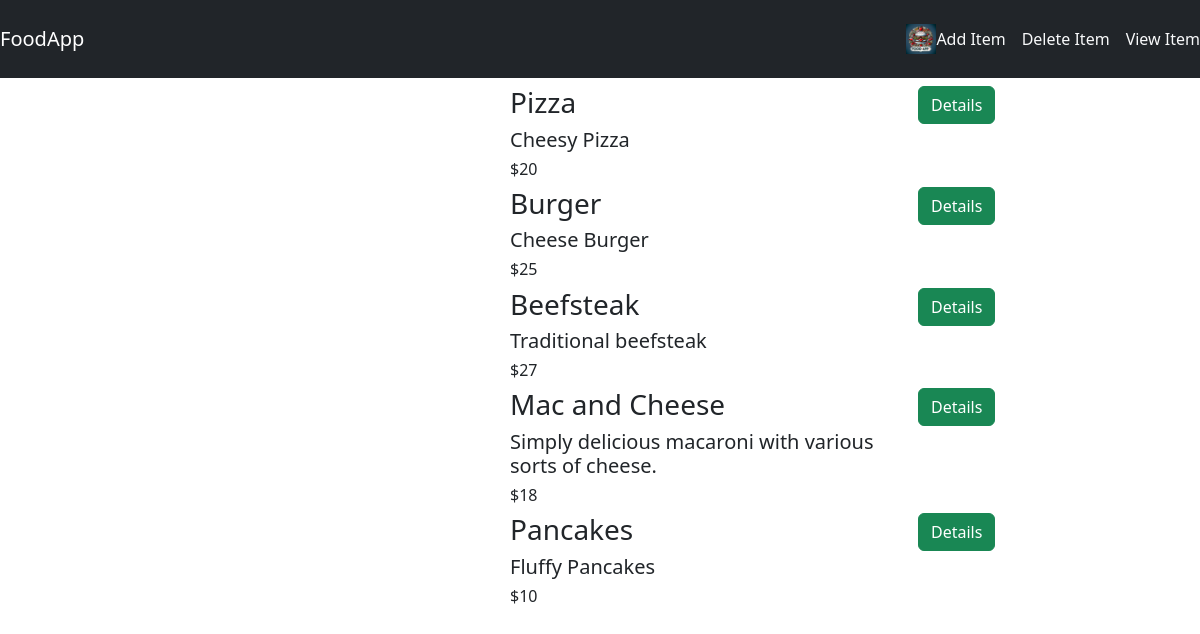
The page /food/ on the database as committed earlier.
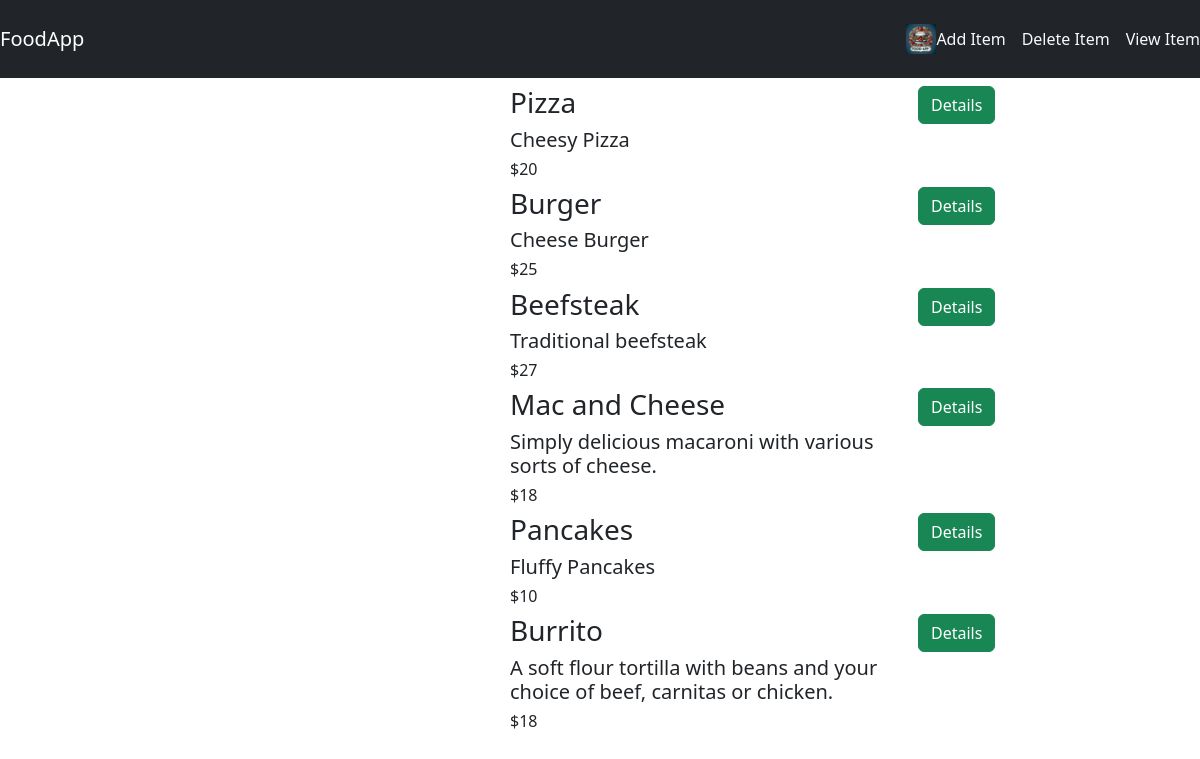
The same page on the database as committed later.
### food/models.py (models this page shows, shortened)
class Item(models.Model):
    item_name = models.CharField(max_length=200)
    item_desc = models.CharField(max_length=200)
    item_price = models.IntegerField()
    item_image = models.CharField(max_length=500, default="https://cookinupastorm.biz/wp-content/uploads/2023/04/EmptyDinnerPlates.jpg")

### food/views.py (the view)
# urls.py: path('', views.index, name='index'),
def index(request):
    item_list = Item.objects.all()
    context = {
        'item_list': item_list,
    }
    return render(request, 'food/index.html', context)

### food/templates/food/index.html (shortened to what this page needs)
{% extends 'food/base.html' %}
{% block content %}
    <div class="content">
        {% for item in item_list %}
            <div class="row">
                <div class="col-md-3 offset-md-2">
                </div>
                <div class="col-md-4">
                    <h3>{{ item.item_name }}</h3>
                    <h5>{{ item.item_desc }}</h5>
                    <h6>${{ item.item_price }}</h6>
                </div>
                <div class="col-md-2">
                    <a href="{% url 'food:detail' item.id %}" class="btn btn-success">Details</a>
                </div>
            </div>
            </div>
        {% endfor %}
{% endblock %}

Rows that differ between the two databases and show on the page:
added Item: item_name "Burrito", item_desc "A soft flour tortilla with beans and your choice of beef, carnitas or chicken.", item_price "18"
